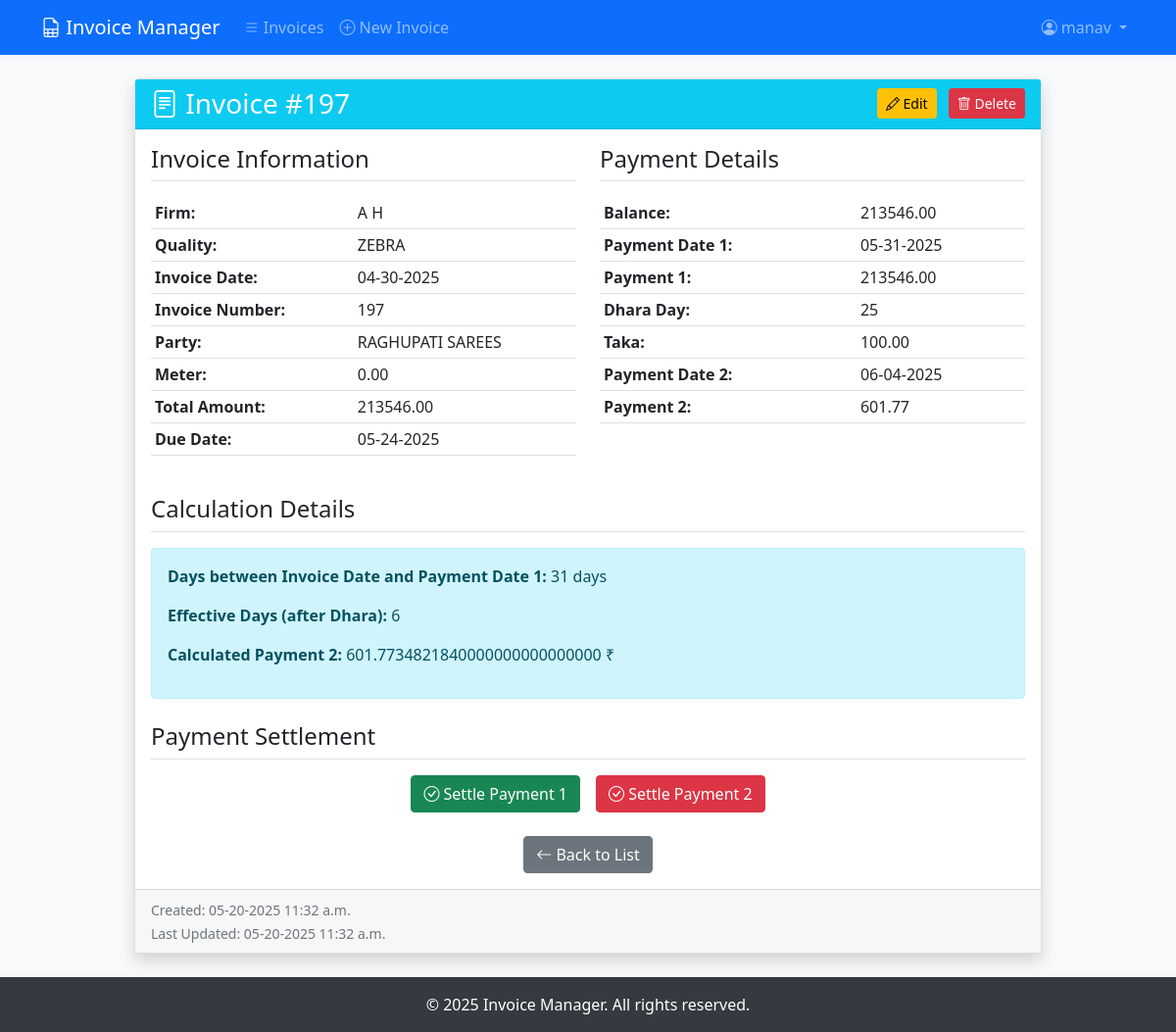
The app's page /invoice/22/ (signed in), older data.
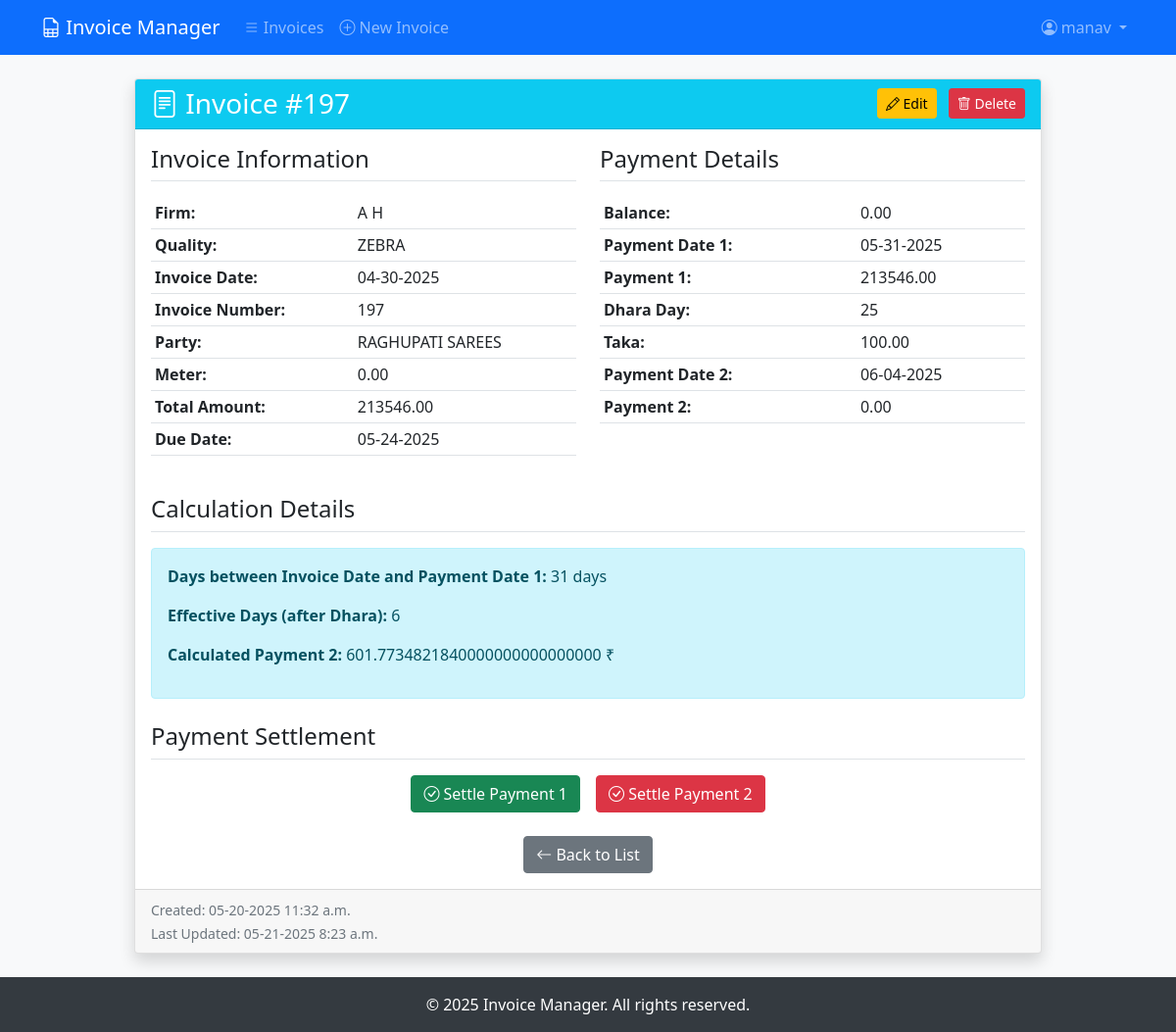
The same page, newer data.
### Recorder/models.py (models this page shows, shortened)
class Invoice(models.Model):
    user = models.ForeignKey(User, on_delete=models.CASCADE, related_name='invoices')
    firm = models.CharField(max_length=255)
    quality = models.CharField(max_length=255)
    invoice_date = models.DateField()
    invoice_number = models.CharField(max_length=100)
    party = models.CharField(max_length=255)
    meter = models.DecimalField(max_digits=10, decimal_places=2, default=0.00)
    total_amount = models.DecimalField(max_digits=15, decimal_places=2)
    due_date = models.DateField()
    balance = models.DecimalField(max_digits=10, decimal_places=2)
    payment_date_1 = models.DateField(null=True, blank=True)
    payment_1 = models.DecimalField(max_digits=15, decimal_places=2, null=True, blank=True)
    dhara_day = models.IntegerField()
    taka = models.DecimalField(max_digits=15, decimal_places=2)
    payment_date_2 = models.DateField(null=True, blank=True)
    payment_2 = models.DecimalField(max_digits=15, decimal_places=2, null=True, blank=True)
    settled_payment_2 = models.BooleanField(default=False)
    created_at = models.DateTimeField(auto_now_add=True)
    updated_at = models.DateTimeField(auto_now=True)
    class Meta:
        ordering = ['-created_at']

### Recorder/views.py (the view)
# urls.py: path('invoice/<int:pk>/', views.invoice_detail, name='invoice_detail'),
@login_required(login_url='Recorder:login')
def invoice_detail(request, pk):
    invoice = get_object_or_404(Invoice, pk=pk, user=request.user)
    days_diff = None
    days_minus_dhara = None
    payment_2 = None
    if invoice.payment_date_1 and invoice.invoice_date:
        days_diff = (invoice.payment_date_1 - invoice.invoice_date).days
        if invoice.dhara_day is not None:
            days_minus_dhara = days_diff - invoice.dhara_day
            if invoice.payment_1:
                payment_2 = (invoice.payment_1 / Decimal('1.05')) * Decimal('0.0004931507') * days_minus_dhara
    context = {
        'invoice': invoice,
        'days_diff': days_diff,
        'days_minus_dhara': days_minus_dhara,
        'payment_2': payment_2,
    }
    return render(request, 'Recorder/invoice_detail.html', context)

### Recorder/templates/Recorder/invoice_detail.html (shortened to what the changed rows need)
{% extends 'base.html' %}
{% block content %}
<div class="container py-4">
    <div class="row justify-content-center">
        <div class="col-lg-10">
            <div class="card shadow">
                <div class="card-header bg-info text-white d-flex justify-content-between align-items-center">
                    <h3 class="mb-0">
                        <i class="bi bi-file-text"></i> Invoice #{{ invoice.invoice_number }}
                    </h3>
                    <div>
                        <a href="{% url 'Recorder:invoice_update' invoice.pk %}" class="btn btn-warning btn-sm me-2">
                        </a>
                        <a href="{% url 'Recorder:invoice_delete' invoice.pk %}" class="btn btn-danger btn-sm">
                        </a>
                    </div>
                </div>
                <div class="card-body">
                    <div class="row">
                        <div class="col-md-6">
                            <table class="table table-sm">
                                <tr>
                                    <th>Firm:</th>
                                    <td>{{ invoice.firm }}</td>
                                </tr>
                                <tr>
                                    <th>Quality:</th>
                                    <td>{{ invoice.quality }}</td>
                                </tr>
                                <tr>
                                    <th>Invoice Date:</th>
                                    <td>{{ invoice.invoice_date|date:"m-d-Y" }}</td>
                                </tr>
                                <tr>
                                    <th>Invoice Number:</th>
                                    <td>{{ invoice.invoice_number }}</td>
                                </tr>
                                <tr>
                                    <th>Party:</th>
                                    <td>{{ invoice.party }}</td>
                                </tr>
                                <tr>
                                    <th>Meter:</th>
                                    <td>{{ invoice.meter }}</td>
                                </tr>
                                <tr>
                                    <th>Total Amount:</th>
                                    <td>{{ invoice.total_amount }}</td>
                                </tr>
                                <tr>
                                    <th>Due Date:</th>
                                    <td>{{ invoice.due_date|date:"m-d-Y" }}</td>
                                </tr>
                            </table>
                        </div>
                        <div class="col-md-6">
                            <table class="table table-sm">
                                <tr>
                                    <th>Balance:</th>
                                    <td>{{ invoice.balance }}</td>
                                </tr>
                                <tr>
                                    <th>Payment Date 1:</th>
                                    <td>{{ invoice.payment_date_1|date:"m-d-Y" }}</td>
                                </tr>
                                <tr>
                                    <th>Payment 1:</th>
                                    <td>{{ invoice.payment_1 }}</td>
                                </tr>
                                <tr>
                                    <th>Dhara Day:</th>
                                    <td>{{ invoice.dhara_day }}</td>
                                </tr>
                                <tr>
                                    <th>Taka:</th>
                                    <td>{{ invoice.taka }}</td>
                                </tr>
                                <tr>
                                    <th>Payment Date 2:</th>
                                    <td>{{ invoice.payment_date_2|date:"m-d-Y" }}</td>
                                </tr>
                                <tr>
                                    <th>Payment 2:</th>
                                    <td>{{ invoice.payment_2 }}</td>
                                </tr>
                            </table>
                        </div>
                    </div>
                </div>
                <div class="card-footer text-muted">
                    <small>Created: {{ invoice.created_at|date:"m-d-Y g:i a" }}</small><br>
                    <small>Last Updated: {{ invoice.updated_at|date:"m-d-Y g:i a" }}</small>
                </div>
            </div>
        </div>
    </div>
</div>
{% endblock %}

Row changes from the older to the newer data that the page shows:
changed Invoice "ZEBRA": balance "213546.00" → "0.00"; payment_2 "601.77" → "0.00"; updated_at "05-20-2025 11:32 a.m." → "05-21-2025 8:23 a.m."
